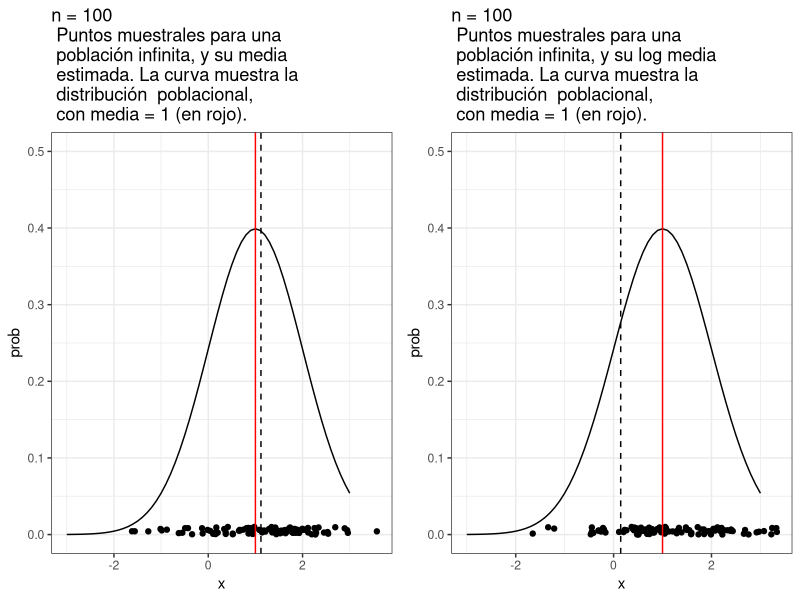
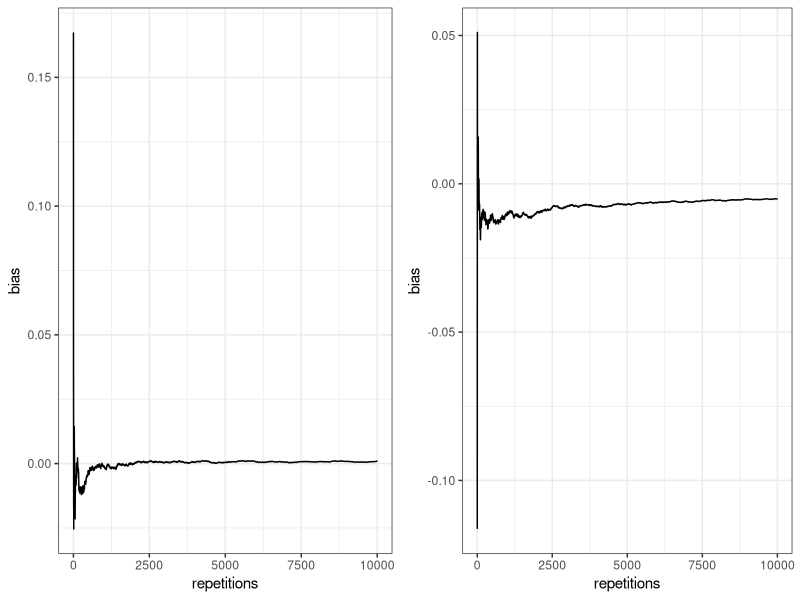

Generate these figures, in order, with R:
## ---- chunk 1
options(htmltools.dir.version = FALSE)
## ---- chunk 2
library(tidyr)
library(ggplot2)
library(gridExtra)
set.seed(88100)
estimator1 <- function(samples){
  mean(x_samples)
}

S <- 100
mu <- 1
sdev <- 1
x           <- seq(-3,3, by=0.1)
prob        <- dnorm(x, mean = mu, sd = sdev)

# Estimate once
x_samples   <- rnorm(n = S, mean = mu, sd = sdev)
theta_hat1   <- estimator1(x_samples)

df.pdf <- data.frame(x = x, prob = prob)
df <- data.frame(x = x_samples, prob = runif(S)/100)
p1 <- ggplot(df, aes(x = x, y = prob)) + 
  geom_point() +
  geom_line(data = df.pdf, aes(x=x, y=prob))+
  geom_vline(aes(xintercept = theta_hat1), linetype = 2) + ylim(c(0,0.5))+
  theme_bw() + 
  geom_vline(aes(xintercept = 1), linetype = 1, color="red") + ggtitle("n = 100 \n Puntos muestrales para una \n población infinita, y su media \n estimada. La curva muestra la \n distribución  poblacional, \n con media = 1 (en rojo).")

estimator2 <- function(samples){
  log(mean(x_samples))
}

S <- 100
mu <- 1
sdev <- 1
x           <- seq(-3,3, by=0.1)
prob        <- dnorm(x, mean = mu, sd = sdev)

# Estimate once
x_samples   <- rnorm(n = S, mean = mu, sd = sdev)
theta_hat2   <- estimator2(x_samples)

df.pdf <- data.frame(x = x, prob = prob)
df <- data.frame(x = x_samples, prob = runif(S)/100)
p2 <-ggplot(df, aes(x = x, y = prob)) + 
  geom_point() +
  geom_line(data = df.pdf, aes(x=x, y=prob))+
  geom_vline(aes(xintercept = theta_hat2), linetype = 2) + geom_vline(aes(xintercept = 1), linetype = 1, color="red") +
  ylim(c(0,0.5))+
  theme_bw()+ ggtitle("n = 100 \n Puntos muestrales para una \n población infinita, y su log media \n estimada. La curva muestra la \n distribución  poblacional, \n con media = 1 (en rojo).")

grid.arrange(p1, p2, nrow = 1)
## ---- chunk 3
# Estimate many times to analyze bias
n_reps <- 10000
theta_hat_samples <- rep(NA, n_reps)
for(xp in 1:n_reps){
  x_samples   <- rnorm(n = S, mean = mu, sd = sdev)
  theta_hat   <- estimator1(x_samples)
  theta_hat_samples[xp]  <- theta_hat
}

# Empirical bias
bias <- cumsum(theta_hat_samples) / seq_along(theta_hat_samples) - mu
df.bias <- data.frame(bias = bias, repetitions = 1:length(bias))
p3<-ggplot(df.bias, aes(x=repetitions, y = bias)) + geom_line() + theme_bw()

# Estimate many times to analyze bias
n_reps <- 10000
theta_hat_samples <- rep(NA, n_reps)
for(xp in 1:n_reps){
  x_samples   <- rnorm(n = S, mean = mu, sd = sdev)
  theta_hat   <- estimator2(x_samples)
  theta_hat_samples[xp]  <- theta_hat
}

# Empirical bias
bias <- cumsum(theta_hat_samples) / seq_along(theta_hat_samples) - log(mu)
df.bias <- data.frame(bias = bias, repetitions = 1:length(bias))
p4<-ggplot(df.bias, aes(x=repetitions, y = bias)) + geom_line() + theme_bw()

grid.arrange(p3, p4, nrow = 1)
